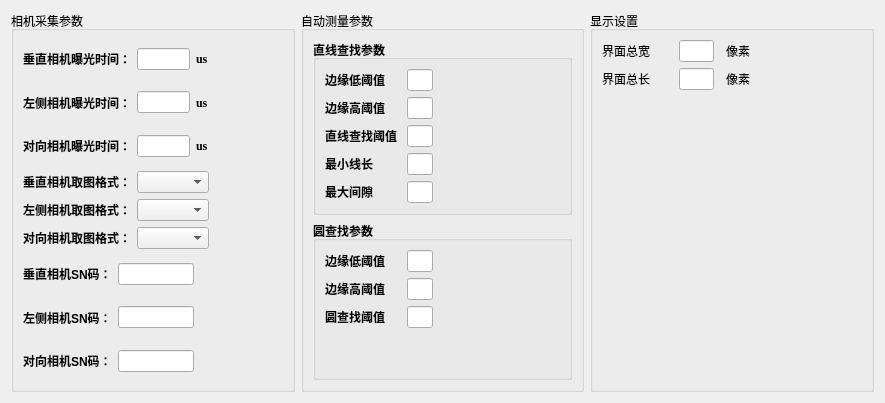
      <widget class="QWidget" name="tabSettings">
       <attribute name="title">
        <string>参数设置</string>
       </attribute>
       <layout class="QGridLayout" name="gridLayout_2">
        <item row="0" column="0">
         <layout class="QHBoxLayout" name="horizontalLayout_17" stretch="1,1,1">
          <item>
           <widget class="QGroupBox" name="groupBox_24">
            <property name="title">
             <string>相机采集参数</string>
            </property>
            <layout class="QVBoxLayout" name="verticalLayout_7">
             <item>
              <layout class="QHBoxLayout" name="horizontalLayout_8" stretch="4,3,1,4">
               <item>
                <widget class="QLabel" name="label_4">
                 <property name="font">
                  <font>
                   <pointsize>9</pointsize>
                   <weight>75</weight>
                   <bold>true</bold>
                  </font>
                 </property>
                 <property name="text">
                  <string>垂直相机曝光时间：</string>
                 </property>
                 <property name="alignment">
                  <set>Qt::AlignLeading|Qt::AlignLeft|Qt::AlignVCenter</set>
                 </property>
                </widget>
               </item>
               <item>
                <widget class="QLineEdit" name="ledVerCamExposureTime"/>
               </item>
               <item>
                <widget class="QLabel" name="label_7">
                 <property name="font">
                  <font>
                   <family>Times New Roman</family>
                   <pointsize>9</pointsize>
                   <weight>75</weight>
                   <bold>true</bold>
                  </font>
                 </property>
                 <property name="text">
                  <string>us</string>
                 </property>
                </widget>
               </item>
               <item>
                <spacer name="horizontalSpacer">
                 <property name="orientation">
                  <enum>Qt::Horizontal</enum>
                 </property>
                 <property name="sizeHint" stdset="0">
                  <size>
                   <width>40</width>
                   <height>20</height>
                  </size>
                 </property>
                </spacer>
               </item>
              </layout>
             </item>
             <item>
              <layout class="QHBoxLayout" name="horizontalLayout_12" stretch="4,3,1,4">
               <item>
                <widget class="QLabel" name="label_14">
                 <property name="font">
                  <font>
                   <pointsize>9</pointsize>
                   <weight>75</weight>
                   <bold>true</bold>
                  </font>
                 </property>
                 <property name="text">
                  <string>左侧相机曝光时间：</string>
                 </property>
                 <property name="alignment">
                  <set>Qt::AlignLeading|Qt::AlignLeft|Qt::AlignVCenter</set>
                 </property>
                </widget>
               </item>
               <item>
                <widget class="QLineEdit" name="ledLeftCamExposureTime"/>
               </item>
               <item>
                <widget class="QLabel" name="label_15">
                 <property name="font">
                  <font>
                   <family>Times New Roman</family>
                   <pointsize>9</pointsize>
                   <weight>75</weight>
                   <bold>true</bold>
                  </font>
                 </property>
                 <property name="text">
                  <string>us</string>
                 </property>
                </widget>
               </item>
               <item>
                <spacer name="horizontalSpacer_2">
                 <property name="orientation">
                  <enum>Qt::Horizontal</enum>
                 </property>
                 <property name="sizeHint" stdset="0">
                  <size>
                   <width>40</width>
                   <height>20</height>
                  </size>
                 </property>
                </spacer>
               </item>
              </layout>
             </item>
             <item>
              <layout class="QHBoxLayout" name="horizontalLayout_13" stretch="4,3,1,4">
               <item>
                <widget class="QLabel" name="label_16">
                 <property name="font">
                  <font>
                   <pointsize>9</pointsize>
                   <weight>75</weight>
                   <bold>true</bold>
                  </font>
                 </property>
                 <property name="text">
                  <string>对向相机曝光时间：</string>
                 </property>
                 <property name="alignment">
                  <set>Qt::AlignLeading|Qt::AlignLeft|Qt::AlignVCenter</set>
                 </property>
                </widget>
               </item>
               <item>
                <widget class="QLineEdit" name="ledFrontCamExposureTime"/>
               </item>
               <item>
                <widget class="QLabel" name="label_17">
                 <property name="font">
                  <font>
                   <family>Times New Roman</family>
                   <pointsize>9</pointsize>
                   <weight>75</weight>
                   <bold>true</bold>
                  </font>
                 </property>
                 <property name="text">
                  <string>us</string>
                 </property>
                </widget>
               </item>
               <item>
                <spacer name="horizontalSpacer_3">
                 <property name="orientation">
                  <enum>Qt::Horizontal</enum>
                 </property>
                 <property name="sizeHint" stdset="0">
                  <size>
                   <width>40</width>
                   <height>20</height>
                  </size>
                 </property>
                </spacer>
               </item>
              </layout>
             </item>
             <item>
              <layout class="QHBoxLayout" name="horizontalLayout_14" stretch="4,3,4">
               <item>
                <widget class="QLabel" name="label_18">
                 <property name="font">
                  <font>
                   <pointsize>9</pointsize>
                   <weight>75</weight>
                   <bold>true</bold>
                  </font>
                 </property>
                 <property name="layoutDirection">
                  <enum>Qt::LeftToRight</enum>
                 </property>
                 <property name="text">
                  <string>垂直相机取图格式：</string>
                 </property>
                 <property name="alignment">
                  <set>Qt::AlignLeading|Qt::AlignLeft|Qt::AlignVCenter</set>
                 </property>
                </widget>
               </item>
               <item>
                <widget class="QComboBox" name="cbVerCamImageFormat"/>
               </item>
               <item>
                <spacer name="horizontalSpacer_4">
                 <property name="orientation">
                  <enum>Qt::Horizontal</enum>
                 </property>
                 <property name="sizeHint" stdset="0">
                  <size>
                   <width>40</width>
                   <height>20</height>
                  </size>
                 </property>
                </spacer>
               </item>
              </layout>
             </item>
             <item>
              <layout class="QHBoxLayout" name="horizontalLayout_15" stretch="4,3,4">
               <item>
                <widget class="QLabel" name="label_19">
                 <property name="font">
                  <font>
                   <pointsize>9</pointsize>
                   <weight>75</weight>
                   <bold>true</bold>
                  </font>
                 </property>
                 <property name="layoutDirection">
                  <enum>Qt::LeftToRight</enum>
                 </property>
                 <property name="text">
                  <string>左侧相机取图格式：</string>
                 </property>
                 <property name="alignment">
                  <set>Qt::AlignLeading|Qt::AlignLeft|Qt::AlignVCenter</set>
                 </property>
                </widget>
               </item>
               <item>
                <widget class="QComboBox" name="cbLeftCamImageFormat"/>
               </item>
               <item>
                <spacer name="horizontalSpacer_5">
                 <property name="orientation">
                  <enum>Qt::Horizontal</enum>
                 </property>
                 <property name="sizeHint" stdset="0">
                  <size>
                   <width>40</width>
                   <height>20</height>
                  </size>
                 </property>
                </spacer>
               </item>
              </layout>
             </item>
             <item>
              <layout class="QHBoxLayout" name="horizontalLayout_16" stretch="4,3,4">
               <item>
                <widget class="QLabel" name="label_20">
                 <property name="font">
                  <font>
                   <pointsize>9</pointsize>
                   <weight>75</weight>
                   <bold>true</bold>
                  </font>
                 </property>
                 <property name="layoutDirection">
                  <enum>Qt::LeftToRight</enum>
                 </property>
                 <property name="text">
                  <string>对向相机取图格式：</string>
                 </property>
                 <property name="alignment">
                  <set>Qt::AlignLeading|Qt::AlignLeft|Qt::AlignVCenter</set>
                 </property>
                </widget>
               </item>
               <item>
                <widget class="QComboBox" name="cbFrontCamImageFormat"/>
               </item>
               <item>
                <spacer name="horizontalSpacer_6">
                 <property name="orientation">
                  <enum>Qt::Horizontal</enum>
                 </property>
                 <property name="sizeHint" stdset="0">
                  <size>
                   <width>40</width>
                   <height>20</height>
                  </size>
                 </property>
                </spacer>
               </item>
              </layout>
             </item>
             <item>
              <layout class="QHBoxLayout" name="horizontalLayout_9" stretch="4,4,4,0">
               <item>
                <widget class="QLabel" name="label_8">
                 <property name="font">
                  <font>
                   <pointsize>9</pointsize>
                   <weight>75</weight>
                   <bold>true</bold>
                  </font>
                 </property>
                 <property name="text">
                  <string>垂直相机SN码：</string>
                 </property>
                 <property name="alignment">
                  <set>Qt::AlignLeading|Qt::AlignLeft|Qt::AlignVCenter</set>
                 </property>
                </widget>
               </item>
               <item>
                <widget class="QLineEdit" name="ledVerCamSN"/>
               </item>
               <item>
                <spacer name="horizontalSpacer_7">
                 <property name="orientation">
                  <enum>Qt::Horizontal</enum>
                 </property>
                 <property name="sizeHint" stdset="0">
                  <size>
                   <width>40</width>
                   <height>20</height>
                  </size>
                 </property>
                </spacer>
               </item>
               <item>
                <widget class="QLabel" name="label_9">
                 <property name="font">
                  <font>
                   <family>Times New Roman</family>
                   <pointsize>9</pointsize>
                   <weight>75</weight>
                   <bold>true</bold>
                  </font>
                 </property>
                 <property name="text">
                  <string/>
                 </property>
                </widget>
               </item>
              </layout>
             </item>
             <item>
              <layout class="QHBoxLayout" name="horizontalLayout_10" stretch="4,4,4,0">
               <item>
                <widget class="QLabel" name="label_10">
                 <property name="font">
                  <font>
                   <pointsize>9</pointsize>
                   <weight>75</weight>
                   <bold>true</bold>
                  </font>
                 </property>
                 <property name="text">
                  <string>左侧相机SN码：</string>
                 </property>
                 <property name="alignment">
                  <set>Qt::AlignLeading|Qt::AlignLeft|Qt::AlignVCenter</set>
                 </property>
                </widget>
               </item>
               <item>
                <widget class="QLineEdit" name="ledLeftCamSN"/>
               </item>
               <item>
                <spacer name="horizontalSpacer_8">
                 <property name="orientation">
                  <enum>Qt::Horizontal</enum>
                 </property>
                 <property name="sizeHint" stdset="0">
                  <size>
                   <width>40</width>
                   <height>20</height>
                  </size>
                 </property>
                </spacer>
               </item>
               <item>
                <widget class="QLabel" name="label_11">
                 <property name="font">
                  <font>
                   <family>Times New Roman</family>
                   <pointsize>9</pointsize>
                   <weight>75</weight>
                   <bold>true</bold>
                  </font>
                 </property>
                 <property name="text">
                  <string/>
                 </property>
                </widget>
               </item>
              </layout>
             </item>
             <item>
              <layout class="QHBoxLayout" name="horizontalLayout_11" stretch="4,4,4,0">
               <item>
                <widget class="QLabel" name="label_12">
                 <property name="font">
                  <font>
                   <pointsize>9</pointsize>
                   <weight>75</weight>
                   <bold>true</bold>
                  </font>
                 </property>
                 <property name="text">
                  <string>对向相机SN码：</string>
                 </property>
                 <property name="alignment">
                  <set>Qt::AlignLeading|Qt::AlignLeft|Qt::AlignVCenter</set>
                 </property>
                </widget>
               </item>
               <item>
                <widget class="QLineEdit" name="ledFrontCamSN"/>
               </item>
               <item>
                <spacer name="horizontalSpacer_9">
                 <property name="orientation">
                  <enum>Qt::Horizontal</enum>
                 </property>
                 <property name="sizeHint" stdset="0">
                  <size>
                   <width>40</width>
                   <height>20</height>
                  </size>
                 </property>
                </spacer>
               </item>
               <item>
                <widget class="QLabel" name="label_13">
                 <property name="font">
                  <font>
                   <family>Times New Roman</family>
                   <pointsize>9</pointsize>
                   <weight>75</weight>
                   <bold>true</bold>
                  </font>
                 </property>
                 <property name="text">
                  <string/>
                 </property>
                </widget>
               </item>
              </layout>
             </item>
            </layout>
           </widget>
          </item>
          <item>
           <widget class="QGroupBox" name="groupBox_25">
            <property name="title">
             <string>自动测量参数</string>
            </property>
            <layout class="QVBoxLayout" name="verticalLayout_20">
             <item>
              <widget class="QGroupBox" name="groupBox_34">
               <property name="font">
                <font>
                 <pointsize>9</pointsize>
                 <weight>75</weight>
                 <bold>true</bold>
                </font>
               </property>
               <property name="title">
                <string>直线查找参数</string>
               </property>
               <layout class="QVBoxLayout" name="verticalLayout_9">
                <item>
                 <layout class="QHBoxLayout" name="horizontalLayout_18" stretch="3,1,5">
                  <item>
                   <widget class="QLabel" name="label_28">
                    <property name="text">
                     <string>边缘低阈值</string>
                    </property>
                    <property name="alignment">
                     <set>Qt::AlignLeading|Qt::AlignLeft|Qt::AlignVCenter</set>
                    </property>
                   </widget>
                  </item>
                  <item>
                   <widget class="QLineEdit" name="ledCannyLineLow"/>
                  </item>
                  <item>
                   <spacer name="horizontalSpacer_12">
                    <property name="orientation">
                     <enum>Qt::Horizontal</enum>
                    </property>
                    <property name="sizeHint" stdset="0">
                     <size>
                      <width>40</width>
                      <height>20</height>
                     </size>
                    </property>
                   </spacer>
                  </item>
                 </layout>
                </item>
                <item>
                 <layout class="QHBoxLayout" name="horizontalLayout_24" stretch="3,1,5">
                  <item>
                   <widget class="QLabel" name="label_27">
                    <property name="text">
                     <string>边缘高阈值</string>
                    </property>
                    <property name="alignment">
                     <set>Qt::AlignLeading|Qt::AlignLeft|Qt::AlignVCenter</set>
                    </property>
                   </widget>
                  </item>
                  <item>
                   <widget class="QLineEdit" name="ledCannyLineHigh"/>
                  </item>
                  <item>
                   <spacer name="horizontalSpacer_13">
                    <property name="orientation">
                     <enum>Qt::Horizontal</enum>
                    </property>
                    <property name="sizeHint" stdset="0">
                     <size>
                      <width>40</width>
                      <height>20</height>
                     </size>
                    </property>
                   </spacer>
                  </item>
                 </layout>
                </item>
                <item>
                 <layout class="QHBoxLayout" name="horizontalLayout_25" stretch="3,1,5">
                  <item>
                   <widget class="QLabel" name="label_26">
                    <property name="text">
                     <string>直线查找阈值</string>
                    </property>
                    <property name="alignment">
                     <set>Qt::AlignLeading|Qt::AlignLeft|Qt::AlignVCenter</set>
                    </property>
                   </widget>
                  </item>
                  <item>
                   <widget class="QLineEdit" name="ledLineDetThreshold">
                    <property name="text">
                     <string/>
                    </property>
                   </widget>
                  </item>
                  <item>
                   <spacer name="horizontalSpacer_14">
                    <property name="orientation">
                     <enum>Qt::Horizontal</enum>
                    </property>
                    <property name="sizeHint" stdset="0">
                     <size>
                      <width>40</width>
                      <height>20</height>
                     </size>
                    </property>
                   </spacer>
                  </item>
                 </layout>
                </item>
                <item>
                 <layout class="QHBoxLayout" name="horizontalLayout_26" stretch="3,1,5">
                  <item>
                   <widget class="QLabel" name="label_29">
                    <property name="text">
                     <string>最小线长</string>
                    </property>
                    <property name="alignment">
                     <set>Qt::AlignLeading|Qt::AlignLeft|Qt::AlignVCenter</set>
                    </property>
                   </widget>
                  </item>
                  <item>
                   <widget class="QLineEdit" name="ledLineDetMinLength">
                    <property name="text">
                     <string/>
                    </property>
                   </widget>
                  </item>
                  <item>
                   <spacer name="horizontalSpacer_15">
                    <property name="orientation">
                     <enum>Qt::Horizontal</enum>
                    </property>
                    <property name="sizeHint" stdset="0">
                     <size>
                      <width>40</width>
                      <height>20</height>
                     </size>
                    </property>
                   </spacer>
                  </item>
                 </layout>
                </item>
                <item>
                 <layout class="QHBoxLayout" name="horizontalLayout_27" stretch="3,1,5">
                  <item>
                   <widget class="QLabel" name="label_25">
                    <property name="text">
                     <string>最大间隙</string>
                    </property>
                    <property name="alignment">
                     <set>Qt::AlignLeading|Qt::AlignLeft|Qt::AlignVCenter</set>
                    </property>
                   </widget>
                  </item>
                  <item>
                   <widget class="QLineEdit" name="ledLineDetMaxGap">
                    <property name="text">
                     <string/>
                    </property>
                   </widget>
                  </item>
                  <item>
                   <spacer name="horizontalSpacer_16">
                    <property name="orientation">
                     <enum>Qt::Horizontal</enum>
                    </property>
                    <property name="sizeHint" stdset="0">
                     <size>
                      <width>40</width>
                      <height>20</height>
                     </size>
                    </property>
                   </spacer>
                  </item>
                 </layout>
                </item>
               </layout>
              </widget>
             </item>
             <item>
              <widget class="QGroupBox" name="groupBox_35">
               <property name="font">
                <font>
                 <pointsize>9</pointsize>
                 <weight>75</weight>
                 <bold>true</bold>
                </font>
               </property>
               <property name="title">
                <string>圆查找参数</string>
               </property>
               <layout class="QVBoxLayout" name="verticalLayout_6">
                <item>
                 <layout class="QHBoxLayout" name="horizontalLayout_28" stretch="3,1,5">
                  <item>
                   <widget class="QLabel" name="label_3">
                    <property name="text">
                     <string>边缘低阈值</string>
                    </property>
                    <property name="alignment">
                     <set>Qt::AlignLeading|Qt::AlignLeft|Qt::AlignVCenter</set>
                    </property>
                   </widget>
                  </item>
                  <item>
                   <widget class="QLineEdit" name="ledCannyCircleLow"/>
                  </item>
                  <item>
                   <spacer name="horizontalSpacer_17">
                    <property name="orientation">
                     <enum>Qt::Horizontal</enum>
                    </property>
                    <property name="sizeHint" stdset="0">
                     <size>
                      <width>40</width>
                      <height>20</height>
                     </size>
                    </property>
                   </spacer>
                  </item>
                 </layout>
                </item>
                <item>
                 <layout class="QHBoxLayout" name="horizontalLayout_29" stretch="3,1,5">
                  <item>
                   <widget class="QLabel" name="label_21">
                    <property name="text">
                     <string>边缘高阈值</string>
                    </property>
                    <property name="alignment">
                     <set>Qt::AlignLeading|Qt::AlignLeft|Qt::AlignVCenter</set>
                    </property>
                   </widget>
                  </item>
                  <item>
                   <widget class="QLineEdit" name="ledCannyCircleHigh"/>
                  </item>
                  <item>
                   <spacer name="horizontalSpacer_18">
                    <property name="orientation">
                     <enum>Qt::Horizontal</enum>
                    </property>
                    <property name="sizeHint" stdset="0">
                     <size>
                      <width>40</width>
                      <height>20</height>
                     </size>
                    </property>
                   </spacer>
                  </item>
                 </layout>
                </item>
                <item>
                 <layout class="QHBoxLayout" name="horizontalLayout_30" stretch="3,1,5">
                  <item>
                   <widget class="QLabel" name="label_22">
                    <property name="text">
                     <string>圆查找阈值</string>
                    </property>
                    <property name="alignment">
                     <set>Qt::AlignLeading|Qt::AlignLeft|Qt::AlignVCenter</set>
                    </property>
                   </widget>
                  </item>
                  <item>
                   <widget class="QLineEdit" name="ledCircleDetParam2">
                    <property name="text">
                     <string/>
                    </property>
                   </widget>
                  </item>
                  <item>
                   <spacer name="horizontalSpacer_19">
                    <property name="orientation">
                     <enum>Qt::Horizontal</enum>
                    </property>
                    <property name="sizeHint" stdset="0">
                     <size>
                      <width>40</width>
                      <height>20</height>
                     </size>
                    </property>
                   </spacer>
                  </item>
                 </layout>
                </item>
                <item>
                 <layout class="QHBoxLayout" name="horizontalLayout_31" stretch="5">
                  <item>
                   <spacer name="horizontalSpacer_20">
                    <property name="orientation">
                     <enum>Qt::Horizontal</enum>
                    </property>
                    <property name="sizeHint" stdset="0">
                     <size>
                      <width>40</width>
                      <height>20</height>
                     </size>
                    </property>
                   </spacer>
                  </item>
                 </layout>
                </item>
                <item>
                 <layout class="QHBoxLayout" name="horizontalLayout_32" stretch="5">
                  <item>
                   <spacer name="horizontalSpacer_21">
                    <property name="orientation">
                     <enum>Qt::Horizontal</enum>
                    </property>
                    <property name="sizeHint" stdset="0">
                     <size>
                      <width>40</width>
                      <height>20</height>
                     </size>
                    </property>
                   </spacer>
                  </item>
                 </layout>
                </item>
               </layout>
              </widget>
             </item>
            </layout>
           </widget>
          </item>
          <item>
           <widget class="QGroupBox" name="groupBox_36">
            <property name="title">
             <string>显示设置</string>
            </property>
            <layout class="QVBoxLayout" name="verticalLayout_19">
             <item>
              <layout class="QHBoxLayout" name="horizontalLayout_22" stretch="2,1,1,3">
               <item>
                <widget class="QLabel" name="label_30">
                 <property name="text">
                  <string>界面总宽</string>
                 </property>
                 <property name="alignment">
                  <set>Qt::AlignLeading|Qt::AlignLeft|Qt::AlignVCenter</set>
                 </property>
                </widget>
               </item>
               <item>
                <widget class="QLineEdit" name="ledUIWidth"/>
               </item>
               <item>
                <widget class="QLabel" name="label_32">
                 <property name="text">
                  <string>像素</string>
                 </property>
                 <property name="alignment">
                  <set>Qt::AlignCenter</set>
                 </property>
                </widget>
               </item>
               <item>
                <spacer name="horizontalSpacer_10">
                 <property name="orientation">
                  <enum>Qt::Horizontal</enum>
                 </property>
                 <property name="sizeHint" stdset="0">
                  <size>
                   <width>40</width>
                   <height>20</height>
                  </size>
                 </property>
                </spacer>
               </item>
              </layout>
             </item>
             <item>
              <layout class="QHBoxLayout" name="horizontalLayout_23" stretch="2,1,1,3">
               <item>
                <widget class="QLabel" name="label_31">
                 <property name="text">
                  <string>界面总长</string>
                 </property>
                 <property name="alignment">
                  <set>Qt::AlignLeading|Qt::AlignLeft|Qt::AlignVCenter</set>
                 </property>
                </widget>
               </item>
               <item>
                <widget class="QLineEdit" name="ledUIHeight"/>
               </item>
               <item>
                <widget class="QLabel" name="label_33">
                 <property name="text">
                  <string>像素</string>
                 </property>
                 <property name="alignment">
                  <set>Qt::AlignCenter</set>
                 </property>
                </widget>
               </item>
               <item>
                <spacer name="horizontalSpacer_11">
                 <property name="orientation">
                  <enum>Qt::Horizontal</enum>
                 </property>
                 <property name="sizeHint" stdset="0">
                  <size>
                   <width>40</width>
                   <height>20</height>
                  </size>
                 </property>
                </spacer>
               </item>
              </layout>
             </item>
             <item>
              <spacer name="verticalSpacer">
               <property name="orientation">
                <enum>Qt::Vertical</enum>
               </property>
               <property name="sizeHint" stdset="0">
                <size>
                 <width>20</width>
                 <height>40</height>
                </size>
               </property>
              </spacer>
             </item>
            </layout>
           </widget>
          </item>
         </layout>
        </item>
       </layout>
      </widget>
